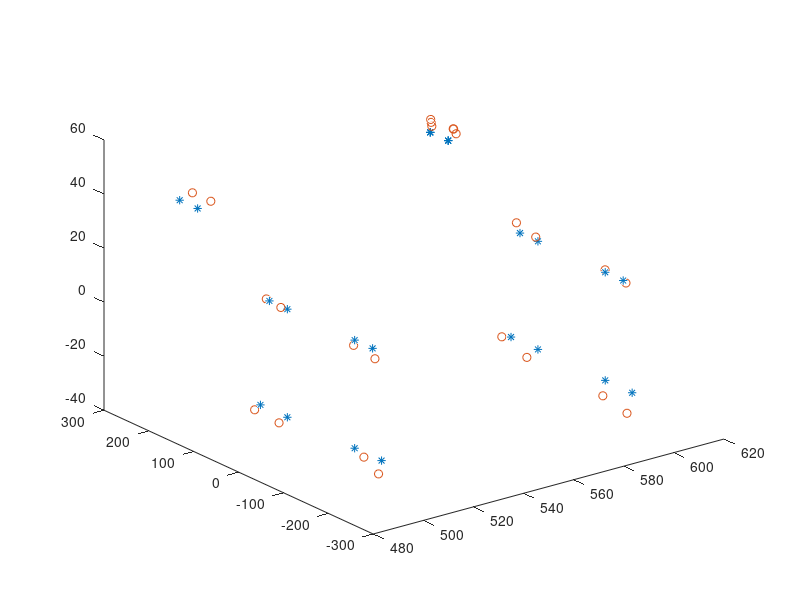

This chart was generated by the following MATLAB code: (Note: this script raises an error after producing the figure.)
Gt = [700 240 152;700 200 152; 700 40 130; 700 0 130; 700 -150 90;700 -210 90; ...
    800 240 152;800 200 152; 800 40 130; 800 0 130; 800 -150 90;800 -210 90; ...
    800 240 152;800 200 152; 800 60 90; 800 0 90; 800 -150 130;800 -190 130; ...
    800 240 152;800 200 152; 700 60 90; 700 0 90; 700 -150 130;700 -190 130];

Test = [640 213 117;640 172 117;636 26 93;635 -12 93;642 -158 47;638 -213 46;...
    734 207 121;737 167 118;736 27 96;736 -16 94;737 -160 46;735 -225 45;...
    735 210 118;736 168 120;735 54 52;733 -13 50;737 -165 93;738 -206 91;...
    734 206 120;736 167 120;636 52 50;635 -8  50;637 -163 90;638 -205 88];


pos = [200.4400   -0.5700  114.6600];
Gt(:,1) = Gt(:,1)-pos(1);
Gt(:,2) = Gt(:,2)-pos(2);
Gt(:,3) = Gt(:,3)-pos(3);

Test(:,1) = Test(:,1)-pos(1);
Test(:,2) = Test(:,2)-pos(2);
Test(:,3) = Test(:,3)-pos(3);

% Gt-Test;

T1 = [   63.5000   18.1250   37.5417];
Test2(:,1) = Test(:,1) + T1(1);
Test2(:,2) = Test(:,2) + T1(2);
Test2(:,3) = Test(:,3) + T1(3);


figure;
plot3(Gt(:,1),Gt(:,2),Gt(:,3),'*')
hold on;
plot3(Test2(:,1),Test2(:,2),Test2(:,3),'o')


Y = Gt';
X = Test';
% X(4,:) = ones(1,24);
% n = 20 ;
% p = 3 ;
% q = 3 ;
% Cost = zeros(0,0);
% W = ones(3,4);
% stop = 0;
% m = length(Y);
% CH = zeros;
% siz = size(W);
% grad = W;
% iter = 0;
% tic;
% S = 0;
% while stop == 0
% % for i = 1:10000
%     iter = iter+1;
%     F = (W*X-Y);
%     for ii=1:siz(1)
%         for j = 1:siz(2)
%             grad(ii,j) = sum(F(ii,:).*X(j,:));
%         end
%     end
%     step = 0.00000001;
%     grad;
%     W = W - step*grad;
%     Cost = (norm(Y-W*X))^2;
%     CH = [CH,Cost];
%     stopv = (CH(length(CH))-CH(length(CH)-1))/CH(length(CH));
%     if abs(stopv)<0.001
%         stop = 1;
%     end
% end
% R = W(:,1:3)
% T = W(:,4)
% figure
% plot(CH)
% 
% TT = W*Y
% figure;
% plot3(Gt(:,1),Gt(:,2),Gt(:,3),'*')
% hold on;
% plot3(TT(:,1),TT(:,2),TT(:,3),'o')


X(4,:) = ones(1,24);
n = 24 ; 
p = 3  ;  
q = 3 ;   
Cost = zeros(0,0);
W = ones(3,4);

stop = 0;
m = length(Y); 
CH = zeros;
siz = size(W);
grad = W; 
iter = 0;
tic;
S = 0;
while stop == 0
% for i  = 1:10000
    iter = iter+1;
     F = (W*X-Y);
    for ii=1:siz(1)
        for j = 1:siz(2)
        grad(ii,j) = sum(F(ii,:).*X(j,:));
        end
    end 
    step = 0.000001;
    W = W - step*grad;
    Cost = (norm(Y-W*X))^2;
    CH = [CH,Cost];
    stopv = (CH(length(CH))-CH(length(CH)-1))/CH(length(CH));
    if abs(stopv)<0.001
        stop = 1;
    end
end
% toc;
% figure(1)
% plot(CH(2:length(CH)))
% iter
% 
A = Y;
BB = X;
BB(4,:) = ones(1,24);
AA = W*BB;
A2 = AA(1:3,:);
figure()
plot3(A(1,:),A(2,:),A(3,:),'*')
hold on
plot3(A2(1,:),A2(2,:),A2(3,:),'o')%plot 

R = W(:,1:3)
T = W(:,4)